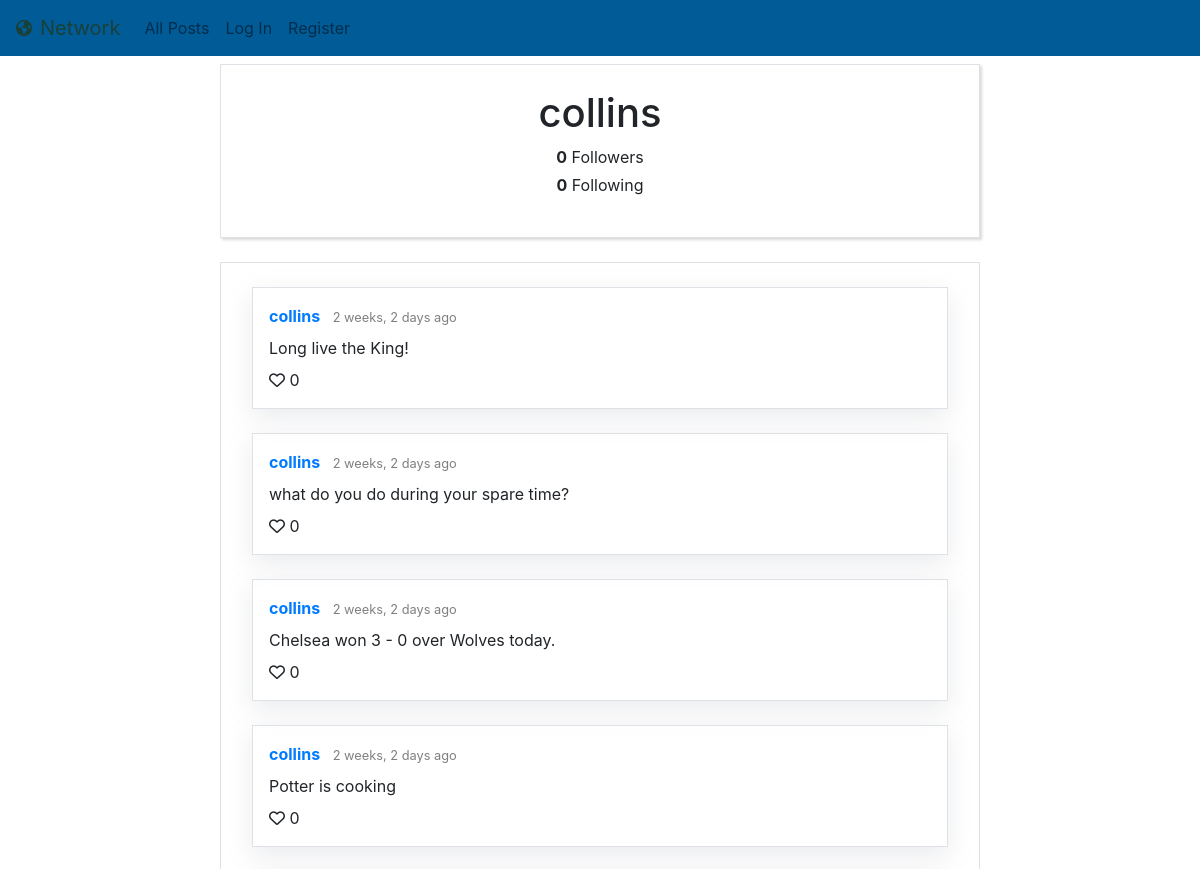
The page /profile/1 (upper part) on the database as committed earlier.
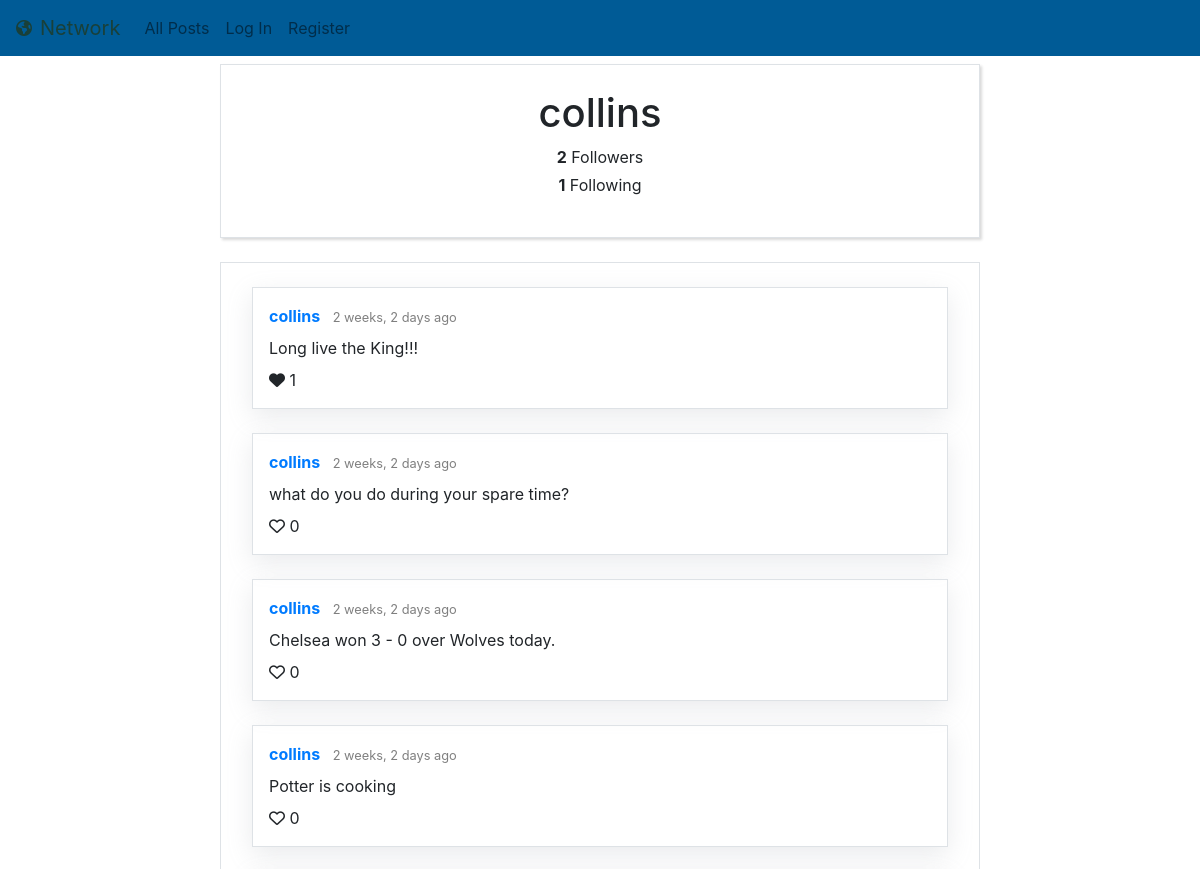
The same page on the database as committed later.
### network/models.py (models this page shows, shortened)
class Post(models.Model):
    creator = models.ForeignKey(User, on_delete=models.CASCADE, related_name="posts")
    content = models.CharField(max_length=5000)
    timeCreated = models.DateTimeField(auto_now_add=True)
    liked_by = models.ManyToManyField(User, blank=True, related_name='likes')
    def likes(self):
        return self.liked_by.all().count()
    class Meta:
        ordering = ['-timeCreated']

class User(AbstractUser):
    pass
    following = models.ManyToManyField("self", blank=True, related_name='followers', symmetrical=False)

### network/views.py (the view)
# urls.py: path('profile/<int:user_id>', views.profile, name="profile"),
def profile(request, user_id):
    profile_user = User.objects.get(pk=user_id)
    users_posts = Post.objects.filter(creator=user_id)
    paginator = Paginator(users_posts, 10)
    page_number = request.GET.get('page', 1)
    page = paginator.get_page(page_number)  # the posts returned for each page is stored in page
    if request.user.is_authenticated:
        following = profile_user.followers.filter(id=request.user.id).exists()
    else:
        following = False
    return render(request, "network/profile.html", {
        "profile_user": profile_user,
        "following": following,
        "following_count": profile_user.following.all().count(),
        "followers_count": profile_user.followers.all().count(),
        "page_obj": page,
        "previous_url": get_previous_url(page),
        "next_url": get_next_url(page)
    })

### network/util.py (called while the page is built)
def get_previous_url(page_obj):
    if page_obj.has_previous():
        previous_url = f'?page={page_obj.previous_page_number()}'
    else:
        previous_url = ''
    return previous_url

def get_next_url(page_obj):
    if page_obj.has_next():
        next_url = f"?page={page_obj.next_page_number()}"
    else:
        next_url = ''
    return next_url

### network/templates/network/profile.html (shortened to what this page needs)
{% extends "network/layout.html" %}
{% block body %}
    <div class="container">
        <div class="row justify-content-center">
            <div class="col-12 col-lg-8 border my-2 p-4 bg-white text-center box-shadow">
                <h1>{{ profile_user }}</h1>
                <p class="mb-1"><strong>{{ followers_count }}</strong> Followers </p>
                <p><strong>{{ following_count }}</strong> Following </p>
            </div>
        </div>
        <div class="row justify-content-center">
            <div class="col-12 col-lg-8 mt-0 mt-sm-3 pt-4 border bg-white">
                {% include "network/posts&pagination.html" %}
            </div>
        </div>
    </div>
{% endblock %}

### network/templates/network/posts&pagination.html (shortened to what this page needs)
{% load humanize %}
{% load static %}
    {% for post in page_obj.object_list %}
    <div class="border box-shadow-posts p-3 mb-4 mx-0 mx-md-3">
        <div class="pb-2" id="post_headline_{{ post.id }}">
            <a href="{% url 'profile' post.creator.id %}" class="green-link">
                <strong>{{ post.creator }}</strong>
            </a>
            <small class="pl-2 text-black-50">{{ post.timeCreated|naturaltime }}</small>
        </div>
        <div id="post_contentgroup_{{ post.id }}">
            <p id="post_content_{{ post.id }}" class="mb-2">{{ post.content }}</p>
        </div>
        <div id="post_likes_{{ post.id }}">
            {% if user.is_authenticated %}
                <i id="post_likeicon_{{ post.id }}" data-id="{{ post.id }}" class="likeicon likeicon-user fa-heart {% if user in post.liked_by.all %}fas{% else %}far{% endif %}"></i>
            {% else %}
                <i class="likeicon fa-heart {% if post.likes != 0 %}fas{% else %}far{% endif %}"></i>
            {% endif %}
            <span id="post_likecount_{{ post.id }}">{{ post.likes }}</span>
        </div>
    </div>
    {% empty %}
    <div class="p-3 mb-4 mx-0 mx-md-3">
        No Posts Found!
    </div>
    {% endfor %}

Rows that differ between the two databases and show on the page:
changed Post: content "Long live the King!" → "Long live the King!!!"; likes "0" → "1"
Other text that changed with them:
{{ followers_count }}: "0" → "2"
{{ following_count }}: "0" → "1"
